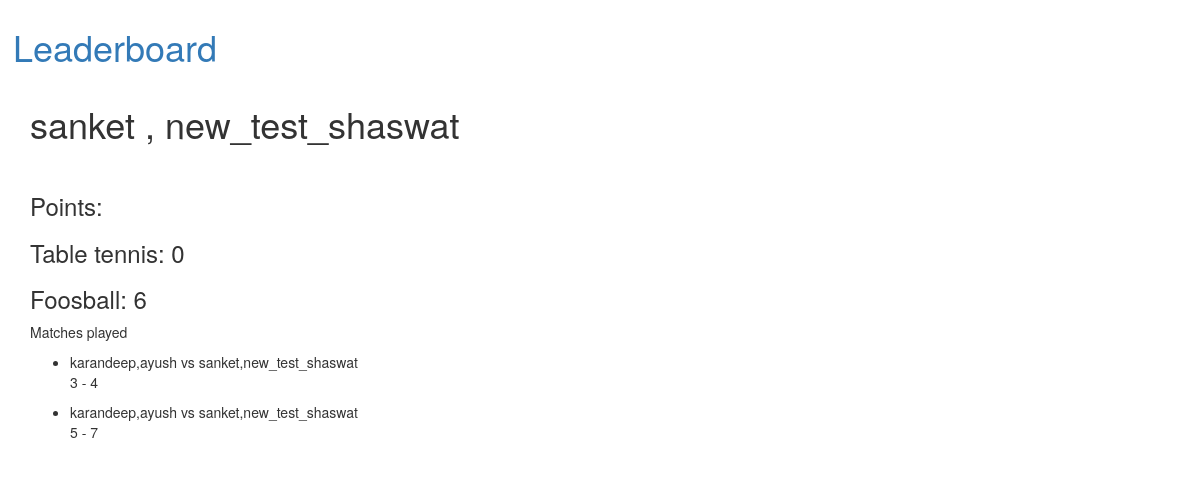
The app's page /team/24 with its own data.
### competition/models.py (models this page shows, shortened)
class Team(models.Model):
    player1 = models.ForeignKey(Player, on_delete=models.CASCADE, related_name="first")
    player2 = models.ForeignKey(Player, on_delete=models.CASCADE, related_name="second")
    tt_points = models.IntegerField(default=0, blank=True, null=True)
    foosball_points = models.IntegerField(default=0, blank=True, null=True)
    class Meta:
        unique_together = ['player1', 'player2']
    def __str__(self):
        return self.player1.__str__() + ',' + self.player2.__str__()

class Player(models.Model):
    name = models.CharField(max_length=50)
    def __str__(self):
        return self.name

class Match(models.Model):
    team1 = models.ForeignKey(Team, on_delete=models.CASCADE, related_name="team1")
    team2 = models.ForeignKey(Team, on_delete=models.CASCADE, related_name="team2")
    team1_score = models.IntegerField(default=0)
    team2_score = models.IntegerField(default=0)
    game = models.CharField(max_length=10, choices=GAME_TYPES)
    comptn = models.ForeignKey(Competition, on_delete=models.CASCADE, blank=True, null=True, default=None)

### competition/views.py (the view)
# urls.py: url('team/(?P<pk>\d+)', teamDetail, name='team-detail'),
def teamDetail(request, pk):
    team = Team.objects.get(pk=pk)
    matches = Match.objects.filter(Q(team1=team) | Q(team2=team))
    content = {
        'team': team,
        'matches': matches
    }
    return render(request, 'team/detail.html', {'content': content})

### competition/templates/team/detail.html
{% extends "base.html" %}
{% load static %}
{% block content %}
<h1>{{ content.team.player1 }} , {{ content.team.player2 }} </h1>
<br>
<h3> Points:</h3>
<h3>Table tennis: {{ content.team.tt_points }}</h3>
<h3>Foosball: {{ content.team.foosball_points }}</h3>
<p>Matches played
	<ul>
		{% for match in content.matches %}
		<li>{{ match.team1 }} vs {{ match.team2 }}</li>
		<p>{{ match.team1_score }} - {{ match.team2_score }}</p>
		{% endfor %}
	</ul>
</p>
{% endblock %}

### records on screen
Team: team.player1 "sanket", team.player2 "new_test_shaswat", team.tt_points "0", team.foosball_points "6"
Match: team1 "karandeep,ayush", team2 "sanket,new_test_shaswat", team1_score "3", team2_score "4"
Match: team1 "karandeep,ayush", team2 "sanket,new_test_shaswat", team1_score "5", team2_score "7"
